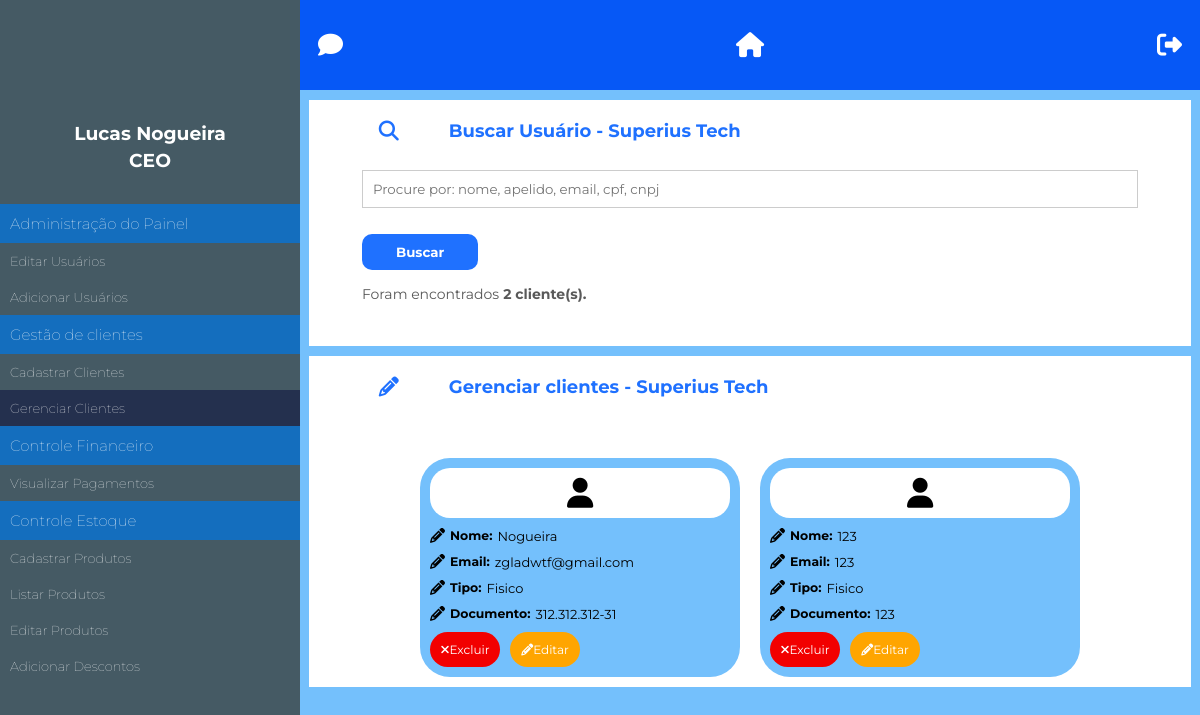
The app's page /painel/gerenciar-clientes (signed in), older data.
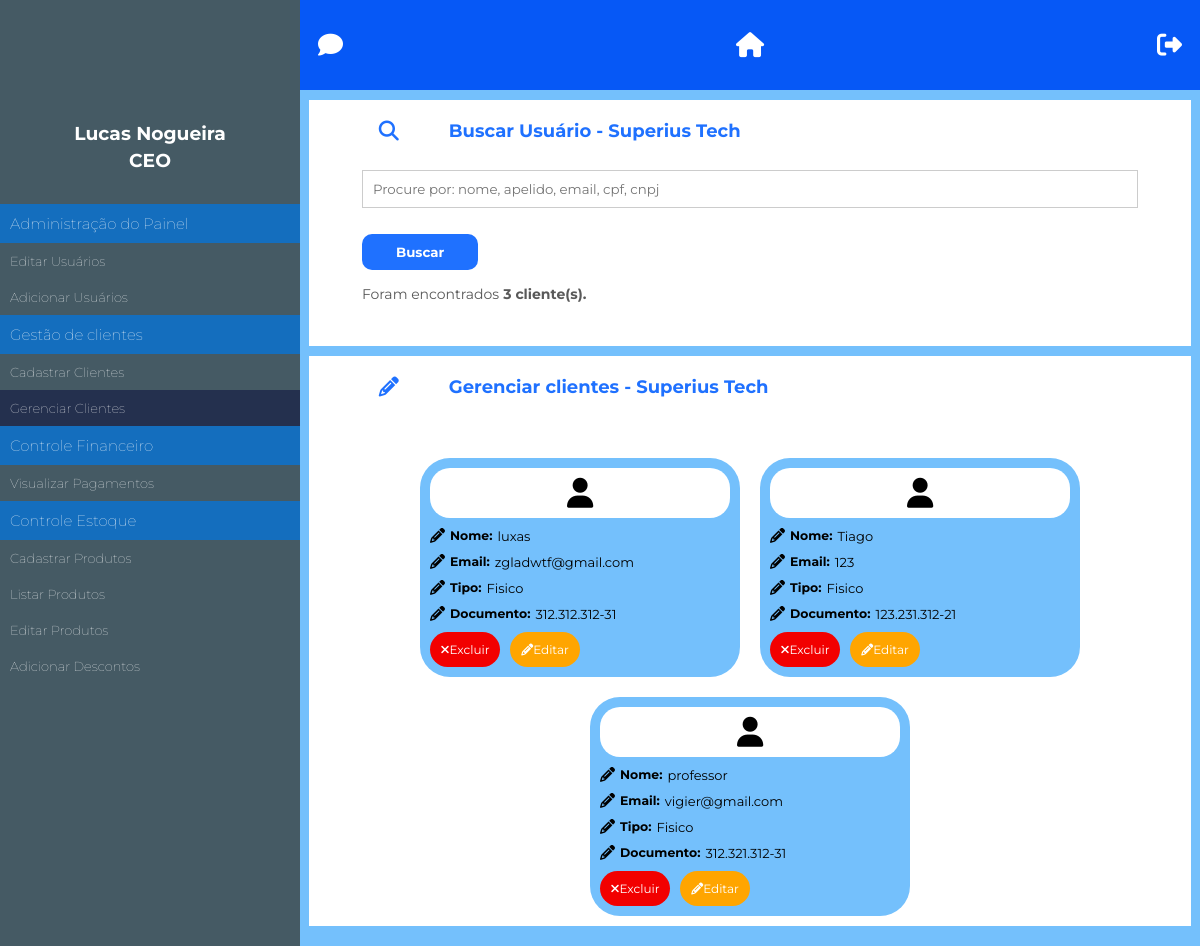
The same page, newer data.
### tables this page shows
CREATE TABLE `clientes` (
  `nCdCliente` int(11) NOT NULL,
  `sNmCliente` varchar(255) DEFAULT NULL,
  `sDsApelido` varchar(255) DEFAULT NULL,
  `sDsEmail` varchar(255) DEFAULT NULL,
  `sDsSenha` varchar(255) DEFAULT NULL,
  `sDsTipoDocumento` varchar(255) DEFAULT NULL,
  `sNrCpfCnpj` varchar(255) DEFAULT NULL,
  `sDsImagem` varchar(255) DEFAULT NULL
);

### classes/Negocio/MySql.php (called while the page is built, shortened)
<?php
	class MySql{
		private static $pdo;
		public static function conectar(){
			if(self::$pdo == null){
				try{
				self::$pdo = new PDO('mysql:host='.HOST.';dbname='.DATABASE,USER,PASSWORD,array(PDO::MYSQL_ATTR_INIT_COMMAND => "SET NAMES utf8"));
				self::$pdo->setAttribute(PDO::ATTR_ERRMODE,PDO::ERRMODE_EXCEPTION);
				}catch(Exception $e){
					echo '<h3>Erro ao conectar</h3>';
				}
			}
			return self::$pdo;
		}
	}
?>

### classes/Persistencia/PainelSQL.php (called while the page is built, shortened)
<?php
class PainelSQL{
    public static function carregarClientesComFiltro($query){
        return "SELECT * FROM CLIENTES $query";
    }
}
?>

### painel/pages/gerenciar-clientes.php (the view, shortened to what this page needs)
<div class="box-content w100 ">
<div class="title-content">
<i class="fa-solid fa-magnifying-glass" style="color: #1f71ff;"></i>
    <h3>Buscar Usuário - <?php echo NOME_EMPRESA ?></h3>
</div>
<?php
$query = "";
$clientes = Painel::carregarClientesComFiltro($query);
?>
<form method="post">
<div class="form-group">
        <input type="text" name="busca" placeholder="Procure por: nome, apelido, email, cpf, cnpj">
    </div>
    <div class="form-group">
    <input type="submit" name="acao" value="Buscar">
    <div class="linhas-retornadas"><p>Foram encontrados<b> <?php echo count($clientes) ?> cliente(s).</b></p></div>
    </div>
    </form>
</div>
<div class="box-content w100 ">
<div class="title-content">
    <i class="fa-solid fa-pencil" style="color: #1f71ff;"></i>
    <h3>Gerenciar clientes - <?php echo NOME_EMPRESA ?></h3>
</div>
<div class="boxes-content-edit">
<?php
$query = "";
$clientes = Painel::carregarClientesComFiltro($query);
foreach($clientes as $values) {
?>
<div class="boxes">
    <div class="boxes-topo">
        <i class="fa fa-user"></i>
    </div>
    <div class="boxes-tipo"><i class="fa fa-pencil"></i><h5>Nome: </h5> <p><?php echo $values['sDsApelido']; ?></p></div>
    <div class="boxes-tipo email"><i class="fa fa-pencil"></i><h5>Email: </h5> <p><?php echo $values['sDsEmail']; ?></p></div>
    <div class="boxes-tipo"><i class="fa fa-pencil"></i> <h5>Tipo: </h5> <p><?php echo  ucfirst($values['sDsTipoDocumento']); ?></p></div>
    <div class="boxes-tipo"><i class="fa fa-pencil"></i><h5>Documento: </h5> <p><?php echo $values['sNrCpfCnpj']; ?></p></div>
    <div class="boxes-btn">
    <a class="btn delete" item_id="<?php echo $values['nCdCliente'] ?>" href="<?php INCLUDE_PATH_PAINEL?>"><i class="fa fa-times"></i>Excluir</a>
    <a class="btn edit" href="<?php echo INCLUDE_PATH_PAINEL?>editar-clientes?id=<?php echo $values['nCdCliente']?>"><i class="fa-solid fa-pencil"></i>Editar</a>
    </div>
</div>
<?php } ?>
</div>
</div>

Row changes from the older to the newer data that the page shows:
removed clientes: sDsApelido "123", sDsEmail "123", sDsTipoDocumento "Fisico", sNrCpfCnpj "123"
changed clientes "zgladwtf@gmail.com": sDsApelido "Nogueira" → "luxas"
added clientes: sDsApelido "Tiago", sDsEmail "123", sDsTipoDocumento "Fisico", sNrCpfCnpj "123.231.312-21"
added clientes: sDsApelido "professor", sDsEmail "vigier@gmail.com", sDsTipoDocumento "Fisico", sNrCpfCnpj "312.321.312-31"
Text that changed along with them:
count($clientes): "2" → "3"
